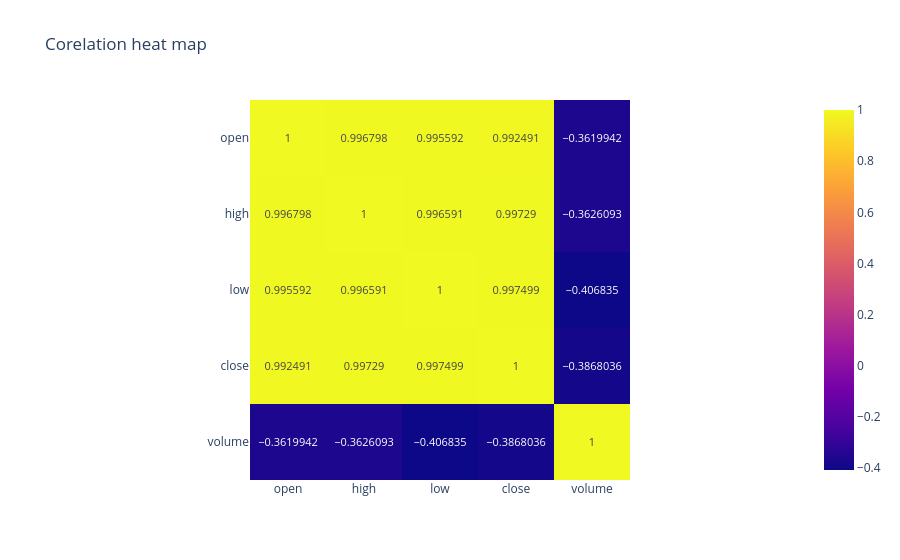

Notebook cell for this chart:
### Code cell
# 5. inspecting the coorelation bitween the variables in df
corr=df.corr(numeric_only=True)
fig5=px.imshow(
    corr,
    text_auto=True,
    title="Corelation heat map"
)
fig5.show()

### Figure 1 — Plotly figure (JSON) as saved in the notebook; plotly's stock layout.template omitted (floating-point values rounded to 4 significant figures)
{"data": [{"coloraxis": "coloraxis", "hovertemplate": "x: %{x}<br>y: %{y}<br>color: %{z}<extra></extra>", "name": "0", "texttemplate": "%{z}", "type": "heatmap", "x": ["open", "high", "low", "close", "volume"], "xaxis": "x", "y": ["open", "high", "low", "close", "volume"], "yaxis": "y", "z": [[1.0, 0.9968, 0.9956, 0.9925, -0.362], [0.9968, 1.0, 0.9966, 0.9973, -0.3626], [0.9956, 0.9966, 1.0, 0.9975, -0.4068], [0.9925, 0.9973, 0.9975, 1.0, -0.3868], [-0.362, -0.3626, -0.4068, -0.3868, 1.0]]}], "layout": {"coloraxis": {"colorscale": [[0, "#0d0887"], [0.1111, "#46039f"], [0.2222, "#7201a8"], [0.3333, "#9c179e"], [0.4444, "#bd3786"], [0.5556, "#d8576b"], [0.6667, "#ed7953"], [0.7778, "#fb9f3a"], [0.8889, "#fdca26"], [1, "#f0f921"]]}, "title": {"text": "Corelation heat map"}, "xaxis": {"anchor": "y", "constrain": "domain", "domain": [0, 1], "scaleanchor": "y"}, "yaxis": {"anchor": "x", "autorange": "reversed", "constrain": "domain", "domain": [0, 1]}}}
